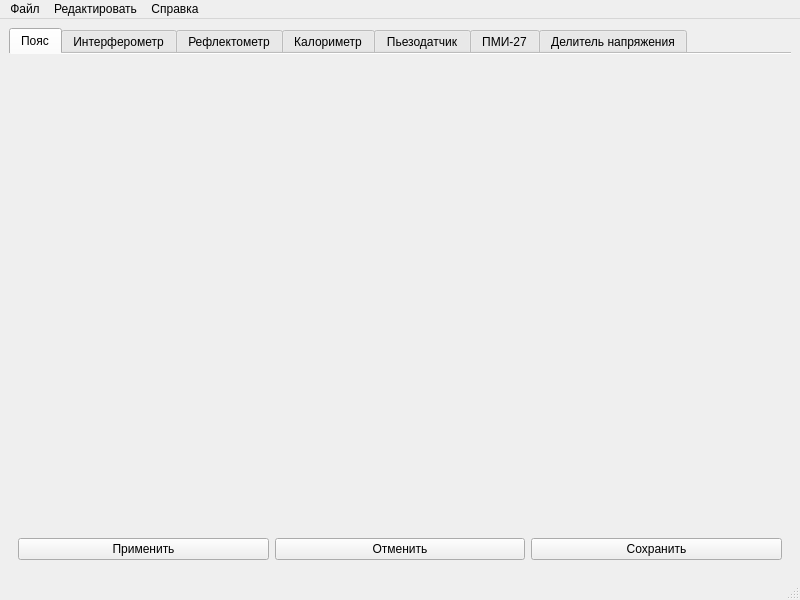
<?xml version="1.0" encoding="UTF-8"?>
<ui version="4.0">
 <class>MainWindow</class>
 <widget class="QMainWindow" name="MainWindow">
  <property name="geometry">
   <rect>
    <x>0</x>
    <y>0</y>
    <width>800</width>
    <height>600</height>
   </rect>
  </property>
  <property name="windowTitle">
   <string>Diagnostic Templat editor</string>
  </property>
  <widget class="QWidget" name="centralwidget">
   <layout class="QVBoxLayout" name="verticalLayout_2">
    <item>
     <layout class="QVBoxLayout" name="verticalLayout">
      <item>
       <widget class="QTabWidget" name="tabWidget">
        <property name="currentIndex">
         <number>0</number>
        </property>
        <property name="documentMode">
         <bool>true</bool>
        </property>
        <property name="tabsClosable">
         <bool>false</bool>
        </property>
        <property name="movable">
         <bool>false</bool>
        </property>
        <property name="tabBarAutoHide">
         <bool>false</bool>
        </property>
        <widget class="QWidget" name="tab">
         <attribute name="title">
          <string>Пояс</string>
         </attribute>
        </widget>
        <widget class="QWidget" name="tab_2">
         <attribute name="title">
          <string>Интерферометр</string>
         </attribute>
        </widget>
        <widget class="QWidget" name="tab_3">
         <attribute name="title">
          <string>Рефлектометр</string>
         </attribute>
        </widget>
        <widget class="QWidget" name="tab_4">
         <attribute name="title">
          <string>Калориметр</string>
         </attribute>
        </widget>
        <widget class="QWidget" name="tab_5">
         <attribute name="title">
          <string>Пьезодатчик</string>
         </attribute>
        </widget>
        <widget class="QWidget" name="tab_6">
         <attribute name="title">
          <string>ПМИ-27</string>
         </attribute>
        </widget>
        <widget class="QWidget" name="tab_7">
         <attribute name="title">
          <string>Делитель напряжения</string>
         </attribute>
        </widget>
       </widget>
      </item>
     </layout>
    </item>
    <item>
     <widget class="QFrame" name="frame">
      <layout class="QHBoxLayout" name="horizontalLayout">
       <item>
        <widget class="QPushButton" name="pushButton">
         <property name="text">
          <string>Применить</string>
         </property>
        </widget>
       </item>
       <item>
        <widget class="QPushButton" name="pushButton_2">
         <property name="text">
          <string>Отменить</string>
         </property>
        </widget>
       </item>
       <item>
        <widget class="QPushButton" name="pushButton_3">
         <property name="text">
          <string>Сохранить</string>
         </property>
        </widget>
       </item>
      </layout>
     </widget>
    </item>
   </layout>
  </widget>
  <widget class="QMenuBar" name="menubar">
   <property name="geometry">
    <rect>
     <x>0</x>
     <y>0</y>
     <width>800</width>
     <height>26</height>
    </rect>
   </property>
   <widget class="QMenu" name="menu">
    <property name="title">
     <string>Файл</string>
    </property>
    <addaction name="action"/>
    <addaction name="action_2"/>
    <addaction name="action_3"/>
    <addaction name="action_7"/>
   </widget>
   <widget class="QMenu" name="menu_2">
    <property name="title">
     <string>Редактировать</string>
    </property>
    <addaction name="action_4"/>
    <addaction name="action_5"/>
   </widget>
   <widget class="QMenu" name="menu_3">
    <property name="title">
     <string>Справка</string>
    </property>
    <addaction name="action_6"/>
   </widget>
   <addaction name="menu"/>
   <addaction name="menu_2"/>
   <addaction name="menu_3"/>
  </widget>
  <widget class="QStatusBar" name="statusbar"/>
  <action name="action">
   <property name="text">
    <string>Создать</string>
   </property>
  </action>
  <action name="action_2">
   <property name="text">
    <string>Открыть</string>
   </property>
   <property name="shortcut">
    <string>Ctrl+O</string>
   </property>
  </action>
  <action name="action_3">
   <property name="text">
    <string>Сохранить</string>
   </property>
   <property name="shortcut">
    <string>Ctrl+S</string>
   </property>
  </action>
  <action name="action_4">
   <property name="text">
    <string>Добавить канал</string>
   </property>
  </action>
  <action name="action_5">
   <property name="text">
    <string>Удалить канал</string>
   </property>
  </action>
  <action name="action_6">
   <property name="text">
    <string>Справка</string>
   </property>
  </action>
  <action name="action_7">
   <property name="text">
    <string>Применить</string>
   </property>
   <property name="shortcut">
    <string>Ctrl+A</string>
   </property>
  </action>
 </widget>
 <resources/>
 <connections/>
</ui>
